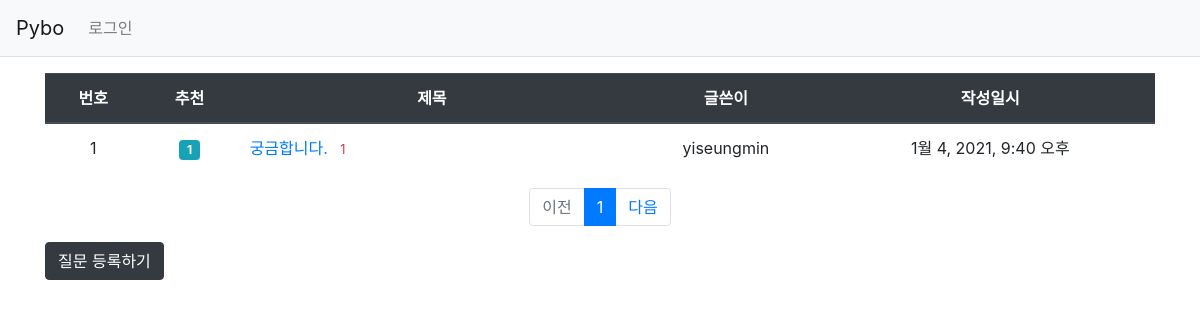
The app's page /, older data.
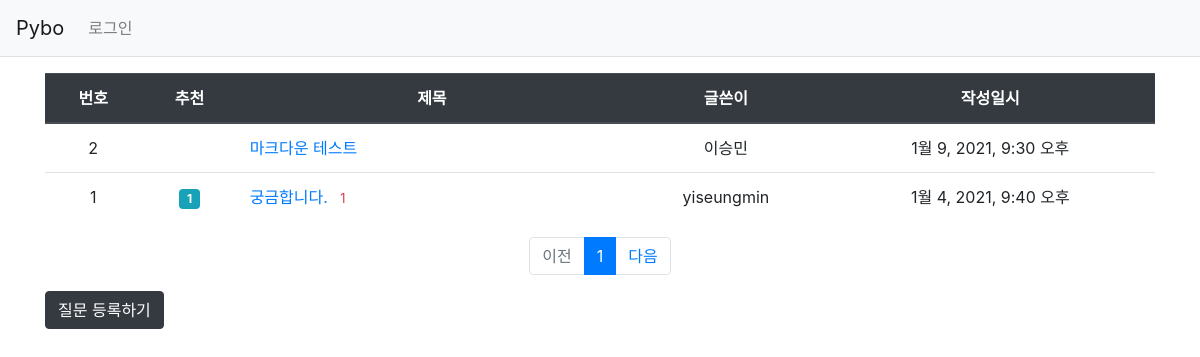
The same page, newer data.
### pybo/models.py (models this page shows, shortened)
class Question(models.Model) :
    subject = models.CharField(max_length=200)  #제목
    content = models.TextField()
    create_date = models.DateTimeField()
    author = models.ForeignKey(User, on_delete=models.CASCADE, related_name='author_question')
    modify_date = models.DateTimeField(null=True, blank=True)
    voter = models.ManyToManyField(User, related_name='voter_question')

### pybo/views/base_views.py (the view)
# urls.py: path('', base_views.index, name='index'),
def index(request) :
    page = request.GET.get('page','1') # 페이지
    question_list = Question.objects.order_by('-create_date')
    paginator = Paginator(question_list, 10) # 페이지당 10개씩 보여주기
    page_obj = paginator.get_page(page)
    context = {'question_list': page_obj}
    return render(request, 'pybo/question_list.html', context)

### pybo/templatetags/pybo_filter.py (called while the page is built)
@register.filter
def sub(value, arg) :
    return value - arg

### templates/pybo/question_list.html
{% extends 'base.html' %}
{% load pybo_filter %}
{% block content %}
    <div class="container my-3">
        <table class="table">
            <thead>
            <tr class="text-center thead-dark">
                <th>번호</th>
                <th>추천</th>
                <th style="width: 35%">제목</th>
                <th>글쓴이</th>
                <th>작성일시</th>
            </tr>
            </thead>
            <tbody>
            {%  if question_list %}
            {%  for question in question_list %}
                <tr class="text-center">
                    <td>{{ question_list.paginator.count|sub:question_list.start_index|sub:forloop.counter0|add:1 }}</td>
                    <td>
                        {% if question.voter.all.count > 0 %}
                        <span class="badge badge-info px-2 py-1">{{ question.voter.all.count }}</span>
                        {% endif %}
                    </td>
                    <td class="text-left">
                        <a href="{% url 'pybo:detail' question.id %}">{{ question.subject }}</a>
                        {% if question.answer_set.count > 0 %}
                            <span class="text-danger small ml-2">{{ question.answer_set.count }}</span>
                        {% endif %}
                    </td>
                    <td>{{ question.author.username }}</td>
                    <td>{{ question.create_date }}</td>
                </tr>
            {% endfor %}
            {% else %}
            <tr>
                <td colspan="3">질문이 없습니다.</td>
            </tr>
            {% endif %}
            </tbody>
        </table>
        <ul class="pagination justify-content-center">
            {% if question_list.has_previous %}
            <li class="page-item">
                <a class="page-link" href="?page = {{ question_list.previous_page_number }}">
                이전</a>
            </li>
            {% else %}
            <li class="page-item disabled">
                <a class="page-link" tabindex="-1" aria-disabled="true" href="#">이전</a>
            </li>
            {% endif %}
        {% for page_number in question_list.paginator.page_range %}
            {% if page_number >= question_list.number|add:-5 and page_number <= question_list.number|add:5 %}
                {% if page_number == question_list.number %}
                <li class="page-item active" aria-current="page">
                    <a class="page-link" href="?page={{ page_number }}">{{ page_number }}</a>
                </li>
                {% else %}
                <li class="page-item">
                    <a class="page-link" href="?page={{ page_number }}">{{ page_number }}</a>
                </li>
                {% endif %}
            {% endif %}
        {% endfor %}
        {% if question_list.has_next %}
        <li class="page-item">
            <a class="page-link" href="?page={{ question_list.next_page_number }}">다음</a>
        </li>
        {% else %}
        <li class="page-item">
            <a class="page-link" tabindex="-1" aria-disabled="true" href="#">다음</a>
        </li>
        {% endif %}
        </ul>
    <a href="{% url 'pybo:question_create' %}" class="btn btn-dark">질문 등록하기</a>
    </div>
{% endblock %}

Row changes from the older to the newer data that the page shows:
added Question: paginator.count|sub "2", subject "마크다운 테스트", author.username "이승민", create_date "1월 9, 2021, 9:30 오후"
